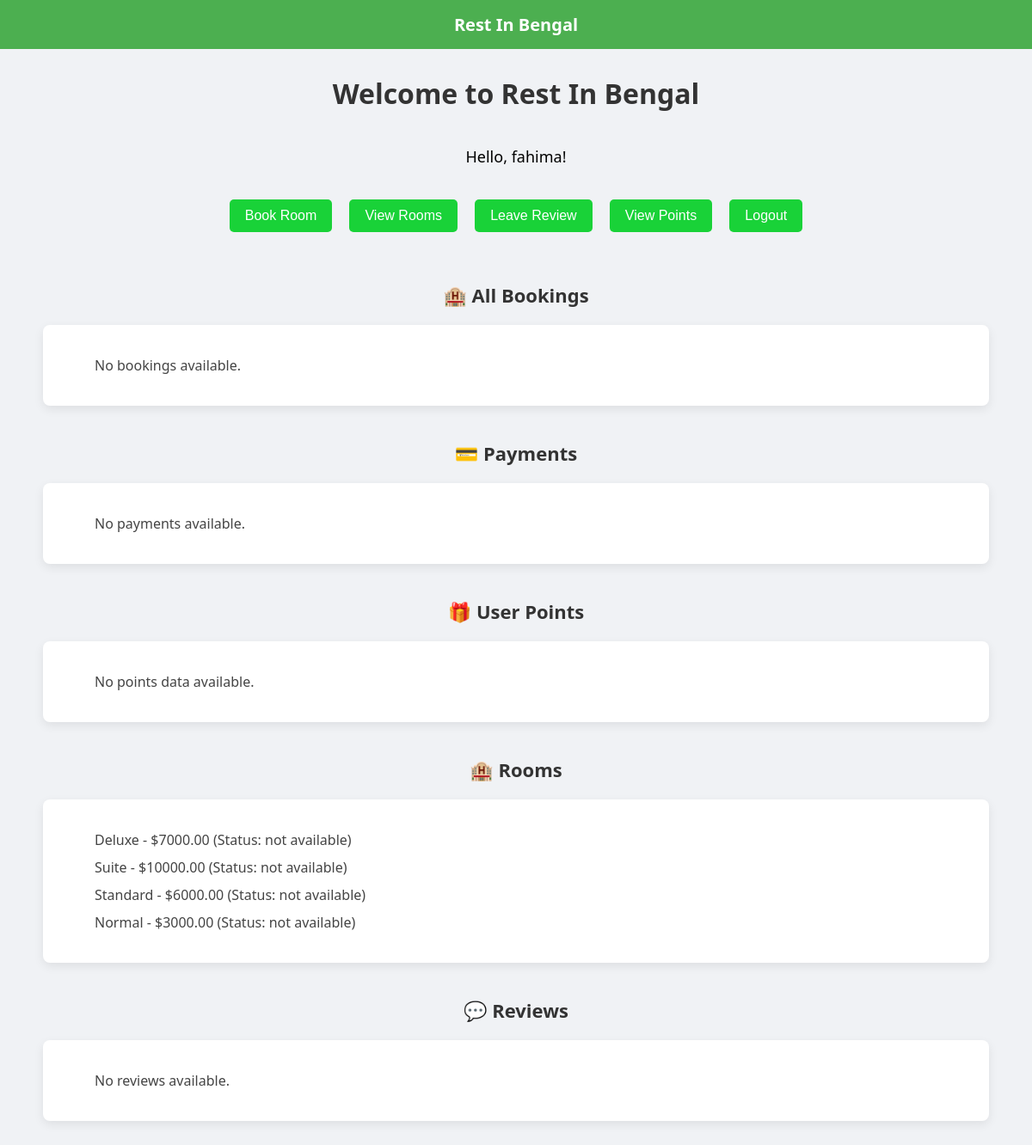
The app's page / (signed in) with its own data.
### app2/models.py (models this page shows, shortened)
class Room(models.Model):
    ROOM_TYPES = [
        ('Standard', 'Standard'),
        ('Deluxe', 'Deluxe'),
        ('Suite', 'Suite'),
        ('Normal', 'Normal'),
    ]
    type = models.CharField(max_length=20, choices=ROOM_TYPES)
    price = models.DecimalField(max_digits=8, decimal_places=2)
    status = models.CharField(max_length=20, default='available')
    image = models.ImageField(upload_to='room_images/', null=True, blank=True)  # Add this field for room images

### app1/views.py (the view)
# urls.py: path('', views.home, name='home'),
@login_required(login_url='login')
def home(request):
    total_points = 0
    try:
        total_points = Point.objects.filter(user=request.user).first().points_earned if Point.objects.filter(
            user=request.user).exists() else 0
    except:
        pass
    bookings = Booking.objects.filter(user=request.user)
    payments = Payment.objects.filter(booking__user=request.user)
    points = Point.objects.filter(user=request.user)
    rooms = Room.objects.all()
    reviews = Review.objects.all()
    return render(request, 'home.html', {
        'bookings': bookings,
        'payments': payments,
        'points': points,
        'rooms': rooms,
        'reviews': reviews,
        'total_points': total_points,  # Show total points on home page
    })

### templates/home.html (shortened to what this page needs)
<!DOCTYPE html>
<html lang="en">
<head>
</head>
<body>
<header>
    Rest In Bengal
</header>
<div class="container">
    <h1>Welcome to Rest In Bengal</h1>
    <div class="auth-section">
        {% if user.is_authenticated %}
            <p>Hello, {{ user.username }}!</p>
        {% else %}
            <p><a href="{% url 'login' %}">Login</a> | <a href="{% url 'register' %}">Register</a></p>
        {% endif %}
    </div>
    <div class="action-buttons">
        {% if not user.is_authenticated %}
            <button onclick="location.href='{% url 'register' %}'">Register</button>
            <button onclick="location.href='{% url 'login' %}'">Login</button>
        {% else %}
            <button onclick="location.href='{% url 'book_room' %}'">Book Room</button>
            <button onclick="location.href='{% url 'view_rooms' %}'">View Rooms</button>
            <button onclick="location.href='{% url 'leave_review' %}'">Leave Review</button>
            <button onclick="location.href='{% url 'view_points' %}'">View Points</button>
            <form action="{% url 'logout' %}" method="post" style="display: inline;">
                <button type="submit">Logout</button>
            </form>
        {% endif %}
    </div>
    <div>
        <h2 class="section-title">🏨 All Bookings</h2>
        <div class="card">
            <ul>
                {% for booking in bookings %}
                    <li>{{ booking.user.username }} booked {{ booking.room }} from {{ booking.check_in_date }} to {{ booking.check_out_date }}</li>
                {% empty %}
                    <li>No bookings available.</li>
                {% endfor %}
            </ul>
        </div>
        <h2 class="section-title">💳 Payments</h2>
        <div class="card">
            <ul>
                {% for payment in payments %}
                    <li>{{ payment.booking.user.username }} paid ${{ payment.amount }} on {{ payment.paid_on }}</li>
                {% empty %}
                    <li>No payments available.</li>
                {% endfor %}
            </ul>
        </div>
        <h2 class="section-title">🎁 User Points</h2>
        <div class="card">
            <ul>
                {% for point in points %}
                    <li>{{ point.user.username }} has {{ point.points_earned }} points</li>
                {% empty %}
                    <li>No points data available.</li>
                {% endfor %}
            </ul>
        </div>
        <h2 class="section-title">🏨 Rooms</h2>
        <div class="card">
            <ul>
                {% for room in rooms %}
                    <li>{{ room.type }} - ${{ room.price }} (Status: {{ room.status }})</li>
                {% empty %}
                    <li>No rooms available.</li>
                {% endfor %}
            </ul>
        </div>
        <h2 class="section-title">💬 Reviews</h2>
        <div class="card">
            <ul>
                {% for review in reviews %}
                    <li>
                        Room: {{ review.room.type }} |
                        Reviewer: {{ review.reviewer_name }} |
                        Rating: {{ review.rating }} |
                        Comment: {{ review.comment }}
                    </li>
                {% empty %}
                    <li>No reviews available.</li>
                {% endfor %}
            </ul>
        </div>
    </div>
</div>
</body>
</html>

### templates/home.html (style rules this page uses)
body { font-family: 'Segoe UI', Tahoma, Geneva, Verdana, sans-serif; background-color: #f0f2f5; margin: 0; padding: 0; }
header { background-color: #4CAF50; color: white; padding: 15px 0; text-align: center; font-size: 20px; font-weight: bold; }
.container { max-width: 1100px; margin: 30px auto; padding: 0 20px; }
h1 { text-align: center; color: #333; margin-bottom: 40px; }
.auth-section { text-align: center; margin-bottom: 30px; }
.auth-section p { font-size: 18px; margin-bottom: 10px; }
.action-buttons { text-align: center; margin-bottom: 50px; }
.action-buttons button { background-color: #19d238; color: white; padding: 10px 18px; border: none; border-radius: 5px; margin: 8px; cursor: pointer; font-size: 16px; transition: background-color 0.3s ease; }
.section-title { text-align: center; font-size: 22px; color: #333; margin: 40px 0 20px; }
.card { background-color: white; padding: 20px; border-radius: 8px; box-shadow: 0 4px 12px rgba(0, 0, 0, 0.08); transition: transform 0.3s; }
.card li { margin: 10px 0; list-style: none; color: #444; }

### records on screen
Room: type "Deluxe", price "7000.00", status "not available"
Room: type "Suite", price "10000.00", status "not available"
Room: type "Standard", price "6000.00", status "not available"
Room: type "Normal", price "3000.00", status "not available"

### other values on screen
{{ user.username }} "fahima"
